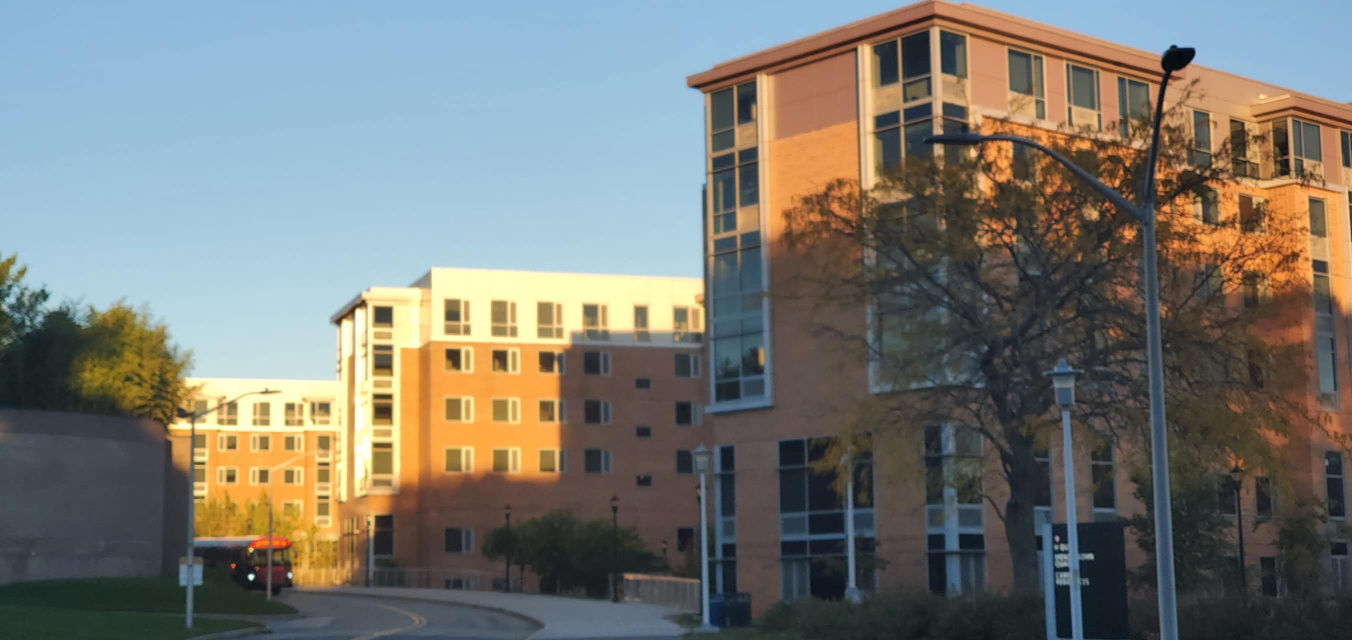
%> input picture include/Image1.jpg, 2704 x 1280 px (shown at 1/2 size)
$ octave image_mosaic.m   (GNU Octave 9; MATLAB toolbox functions it lacks are replaced by stand-ins)
%> lines starting %> are read from the running program, lines starting %| are printed output that depends on the picture
clc; clear; close all;
%Global Variables Input
im_src = imread("..\include\Image1.jpg");
%> im_src is the input picture: size 1280x2704x3 uint8; mean R, G, B 120.1, 120.5, 114.8
im_dest = imread("..\include\Image2.jpg");
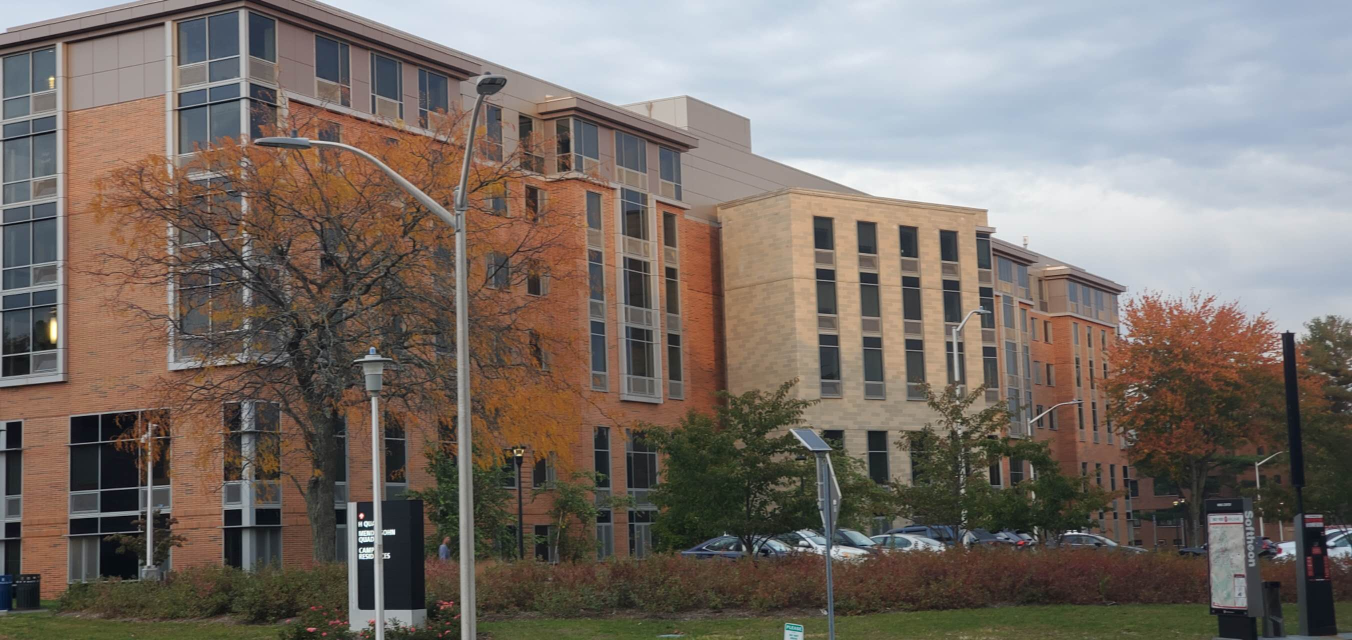
%> input picture include/Image2.jpg, 2704 x 1280 px (shown at 1/2 size)
%> im_dest is the input picture: size 1280x2704x3 uint8; mean R, G, B 121.6, 112.6, 105.9
im1 = double(im2gray(im_src));
im2 = double(im2gray(im_dest));
[corners1,~] = detectHarrisCorners(im1,1,3,50,300);
[corners2,~] = detectHarrisCorners(im2,1,3,50,300);
colors = rand(10, 3);
colororder(colors);
hwid = 30;
distT = 8;

%Patch Extraction of source and destination images
patches_src = ExtractPatches(im1, hwid, corners1);
patches_dest = ExtractPatches(im2, hwid, corners2);
% [54 lines not run here, left out]
function [corners, R] = detectHarrisCorners(Image, Sigma, N, D, M)
%> called with Sigma = 1, N = 3, D = 50, M = 300
   corners = zeros(M,2);
   %Gaussian Filter
   hwid = 3*Sigma;
   [xx,yy] = meshgrid(-hwid:hwid, -hwid:hwid);
   tmp = exp(-(xx.^2 + yy.^2)/(2 * Sigma^2));
   tmp = tmp/sum(tmp(:));
   img = imfilter(Image, tmp);

   Gx = imfilter(double(img),[1 0 -1],'conv');
   Gy = imfilter(double(img),[1; 0; -1],'conv');

   %M11
   Sx2 = imfilter(Gx.^2, ones(N)/(N*N));
   %M22
   Sy2 = imfilter(Gy.^2, ones(N)/(N*N));
   %M12,M21
   Sxy = imfilter(Gx.*Gy, ones(N)/(N*N));

   k = 0.05;
   R = ((Sx2 .* Sy2) - (Sxy.*Sxy))-k*(Sx2+Sy2).^2;
   R_tmp = R;
   i = 1;
   while i<=M
      [~,idx] = max(R(:));
      [row,col] = ind2sub(size(R),idx);
      corners(i,1) = row;
      corners(i,2) = col;
      R(max(1,row-D): min(length(R),row+D), max(1,col-D): min(length(R),col+D)) = intmin;
      i=i+1;
   end
%> this loop made 300 passes
%> (idx, row, col) on passes 1 to 3: (1282, 2, 2), (3458562, 2, 2703), (3458943, 383, 2703)
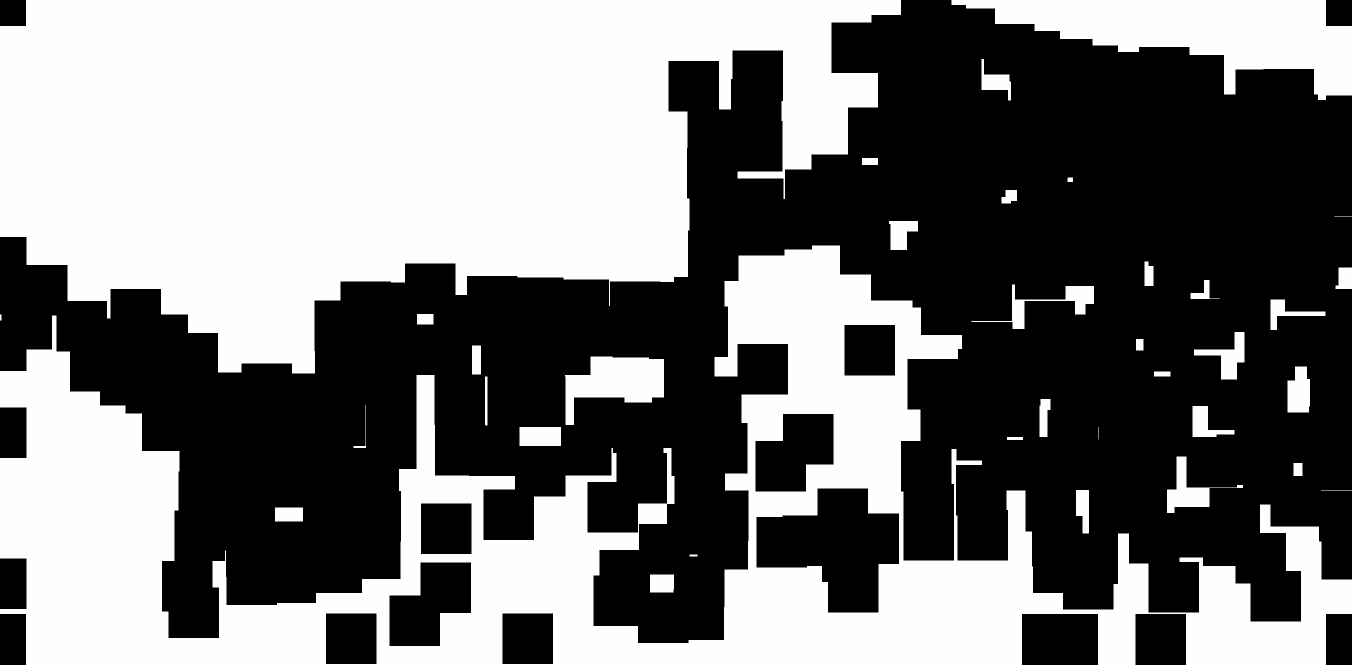
%> R: size 1329x2704 double (shown at 1/2 size); min -2147483648, max 832.7, mean -1.14e+09; drawn with min black and max white
%> after the loop, corners = 300 rows, first 12: [2 2; 2 2703; 383 2703; 242 2703; 1279 2322; 1160 504; 1104 503; 1279 2146; 926 410; 240 2462; 994 657; 930 657]; i = 301
%> `[corners1,~] = detectHarrisCorners(im1,1,3,50,300);`: corners1 has the same summary as corners in detectHarrisCorners
%> call 2 of detectHarrisCorners, with Sigma = 1, N = 3, D = 50, M = 300
%> in detectHarrisCorners (call 2), `Gy = imfilter(double(img),[1; 0; -1],'conv');`:
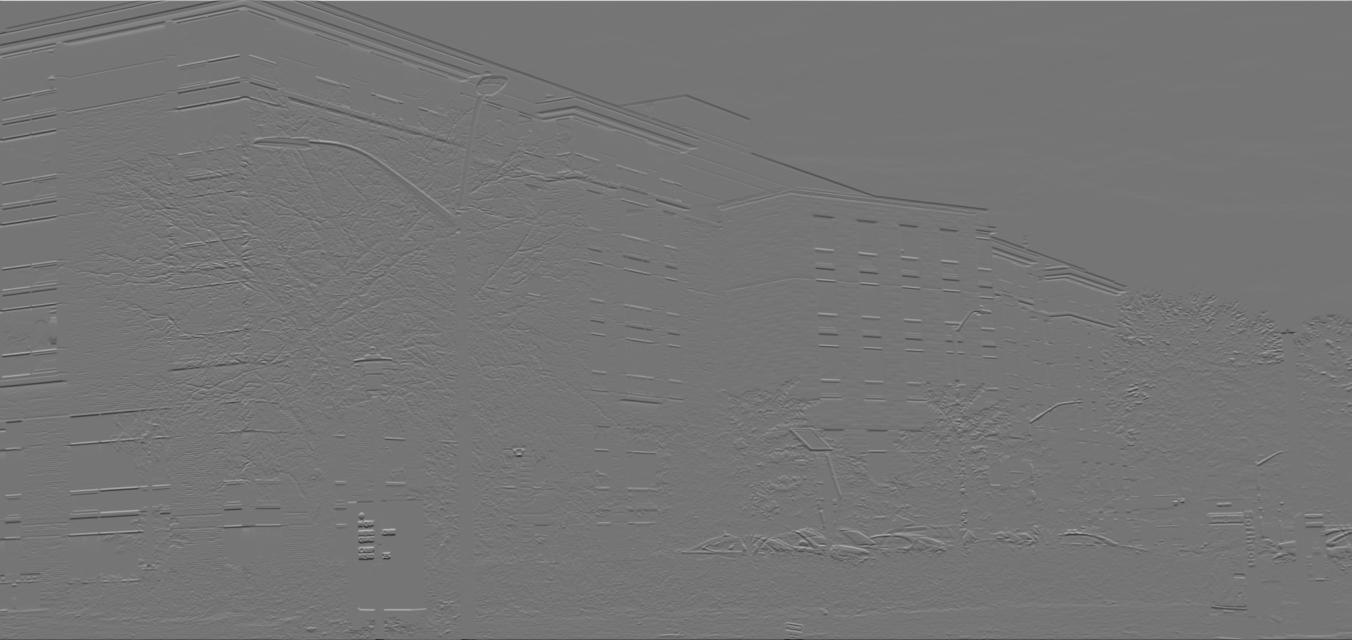
%> Gy: size 1280x2704 double (shown at 1/2 size); min -184.7, max 215.6, mean -0.1; drawn with min black and max white
%> the loop in detectHarrisCorners (call 2), `while i<=M` made 300 passes
%> (idx, row, col) on passes 1 to 3: (1282, 2, 2), (3458562, 2, 2703), (1347, 67, 2)
%> after the loop in detectHarrisCorners (call 2), `while i<=M`:
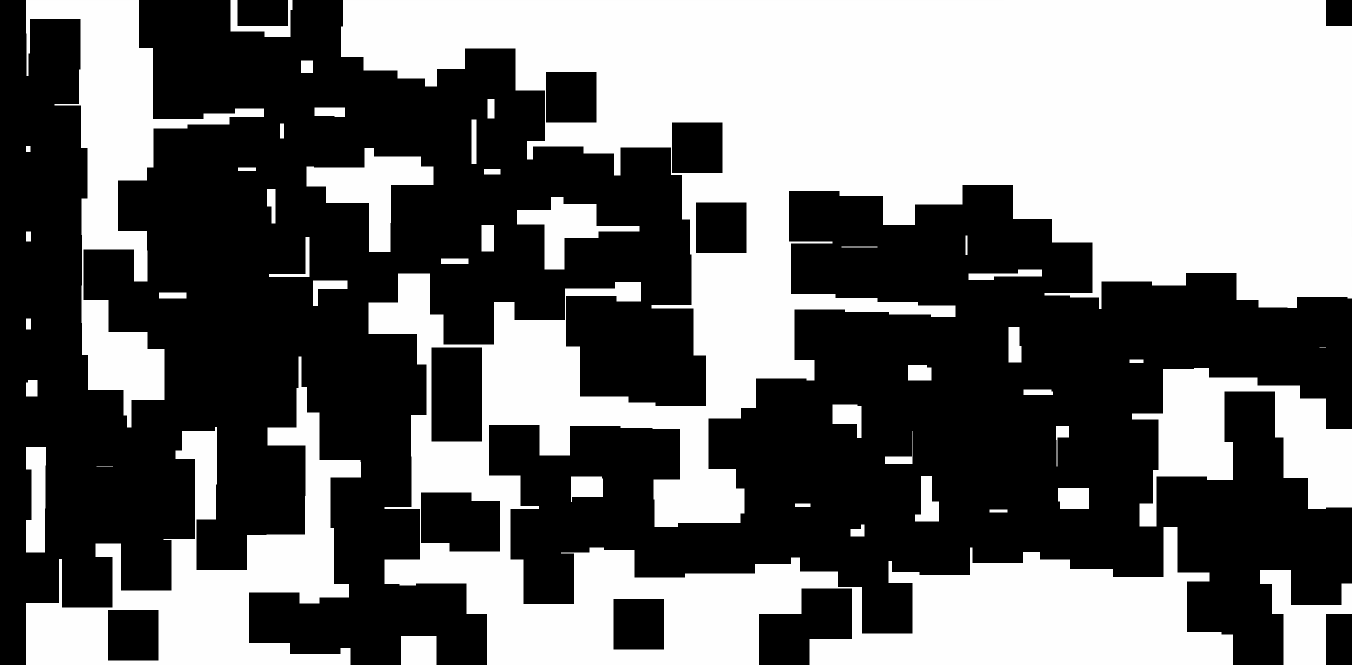
%> R: size 1329x2704 double (shown at 1/2 size); min -2147483648, max 54174.2, mean -1.21e+09; drawn with min black and max white
%> after the loop in detectHarrisCorners (call 2), `while i<=M`: corners = 300 rows, first 12: [2 2; 2 2703; 67 2; 774 2; 449 2; 1069 790; 279 2; 621 2; 1279 752; 1064 719; 901 2; 1066 2703]
%> `[corners2,~] = detectHarrisCorners(im2,1,3,50,300);`: corners2 has the same summary as corners in detectHarrisCorners
   R = R_tmp;
end

function patches = ExtractPatches(im,hwid,corners)
%> called with hwid = 30
   patches = zeros(hwid*hwid,size(corners,1));
   [nrows,ncols] = size(im);
%> nrows = 1280; ncols = 2704
   for k=1:size(corners,1)
       idx = 1;
       for i = -hwid:hwid
           for j = -hwid:hwid
               qx = corners(k,1) + i;
               qy = corners(k,2) + j;
               if qx >= 1 && qx <= nrows && qy >= 1 && qy <= ncols
                   patches(idx,k) = im(qx,qy);
                   idx = idx+1;
               end
           end
        end
   end
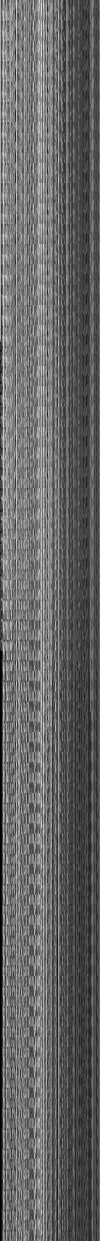
%> patches: size 3721x300 double (shown at 1/3 size); min 0, max 255, mean 101.4
%> the run ends on the next line
end
